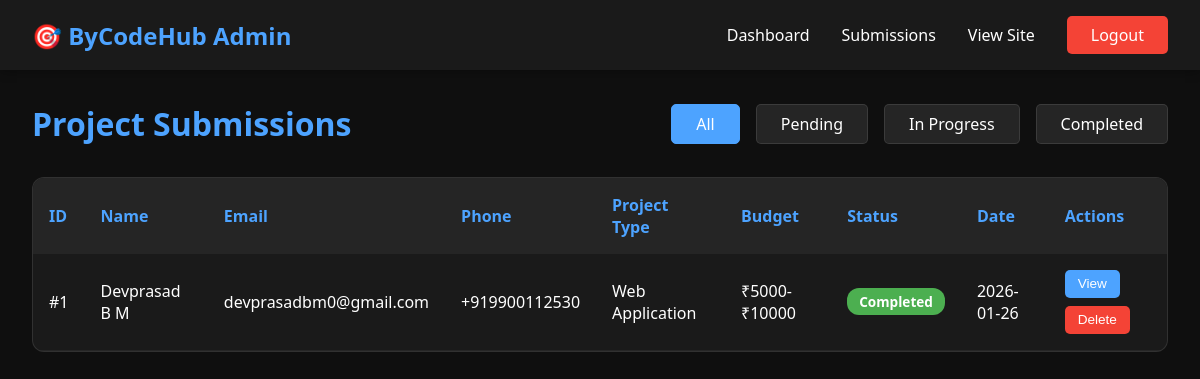
The page /admin/submissions (signed in) on the database as committed earlier.
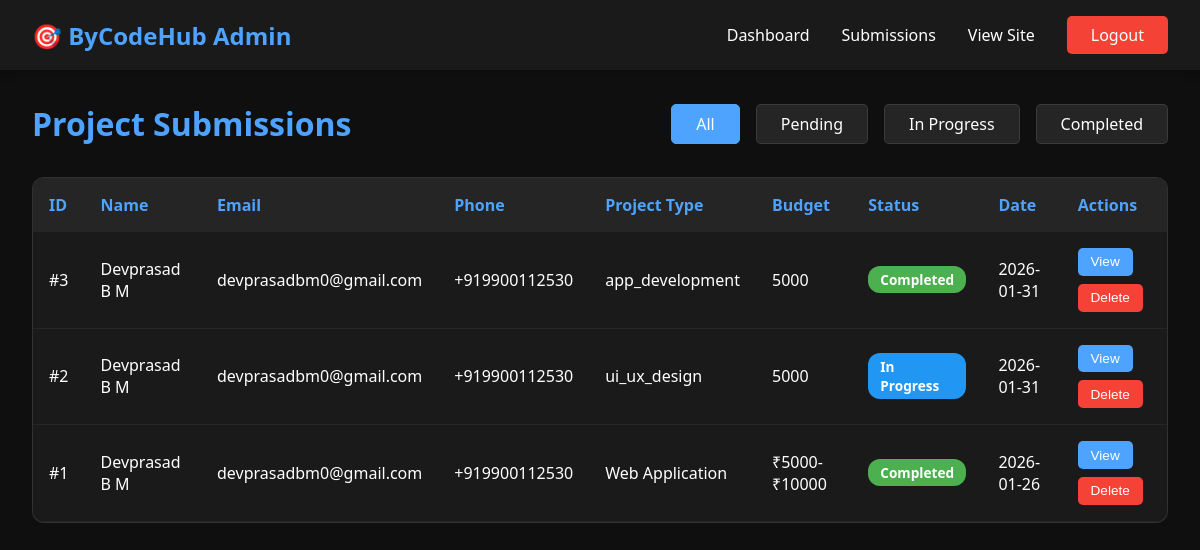
The same page on the database as committed later.
### models.py (models this page shows, shortened)
class Submission(db.Model):
    id = db.Column(db.Integer, primary_key=True)
    name = db.Column(db.String(100), nullable=False)
    email = db.Column(db.String(120), nullable=False)
    phone = db.Column(db.String(20), nullable=False)
    project_type = db.Column(db.String(50), nullable=False)
    message = db.Column(db.Text, nullable=False)
    status = db.Column(db.String(20), default='pending')  # pending, in_progress, completed
    created_at = db.Column(db.DateTime, default=datetime.utcnow)
    budget = db.Column(db.String(50))
    deadline = db.Column(db.String(100))

### routes.py (the view)
@admin.route('/submissions')
@login_required
def admin_submissions():
    status_filter = request.args.get('status', 'all')
    if status_filter == 'all':
        submissions = Submission.query.order_by(Submission.created_at.desc()).all()
    else:
        submissions = Submission.query.filter_by(status=status_filter).order_by(Submission.created_at.desc()).all()
    return render_template('admin_submissions.html', submissions=submissions, current_status=status_filter)

### routes.py (called while the page is built)
def login_required(f):
    @wraps(f)
    def decorated_function(*args, **kwargs):
        if 'admin_logged_in' not in session:
            flash('Please log in to access this page.', 'error')
            return redirect(url_for('admin.admin_login'))
        return f(*args, **kwargs)
    return decorated_function

### templates/admin_submissions.html (shortened to what this page needs)
<!DOCTYPE html>
<html lang="en">
<head>
</head>
<body>
    <header class="admin-header">
        <div class="admin-logo">🎯 ByCodeHub Admin</div>
        <nav class="admin-nav">
            <a href="{{ url_for('admin.admin_dashboard') }}">Dashboard</a>
            <a href="{{ url_for('admin.admin_submissions') }}">Submissions</a>
            <a href="{{ url_for('main.home') }}" target="_blank">View Site</a>
            <a href="{{ url_for('admin.admin_logout') }}" class="logout-btn">Logout</a>
        </nav>
    </header>
    <div class="container">
        <div class="page-header">
            <h1 class="page-title">Project Submissions</h1>
            <div class="filter-buttons">
                <a href="{{ url_for('admin.admin_submissions', status='all') }}"
                    class="filter-btn {{ 'active' if current_status == 'all' else '' }}">All</a>
                <a href="{{ url_for('admin.admin_submissions', status='pending') }}"
                    class="filter-btn {{ 'active' if current_status == 'pending' else '' }}">Pending</a>
                <a href="{{ url_for('admin.admin_submissions', status='in_progress') }}"
                    class="filter-btn {{ 'active' if current_status == 'in_progress' else '' }}">In Progress</a>
                <a href="{{ url_for('admin.admin_submissions', status='completed') }}"
                    class="filter-btn {{ 'active' if current_status == 'completed' else '' }}">Completed</a>
            </div>
        </div>
        <div class="table-container">
            {% if submissions %}
            <table>
                <thead>
                    <tr>
                        <th>ID</th>
                        <th>Name</th>
                        <th>Email</th>
                        <th>Phone</th>
                        <th>Project Type</th>
                        <th>Budget</th>
                        <th>Status</th>
                        <th>Date</th>
                        <th>Actions</th>
                    </tr>
                </thead>
                <tbody>
                    {% for sub in submissions %}
                    <tr>
                        <td>#{{ sub.id }}</td>
                        <td>{{ sub.name }}</td>
                        <td>{{ sub.email }}</td>
                        <td>{{ sub.phone }}</td>
                        <td>{{ sub.project_type }}</td>
                        <td>{{ sub.budget or 'N/A' }}</td>
                        <td>
                            <span class="status-badge status-{{ sub.status }}">
                                {{ sub.status.replace('_', ' ').title() }}
                            </span>
                        </td>
                        <td>{{ sub.created_at.strftime('%Y-%m-%d') }}</td>
                        <td>
                            <div class="action-btns">
                                <button class="action-btn btn-view"
                                    onclick="viewSubmission({{ sub.id }}, '{{ sub.name }}', '{{ sub.email }}', '{{ sub.phone }}', '{{ sub.project_type }}', '{{ sub.budget or '' }}', '{{ sub.deadline or '' }}', '{{ sub.message }}', '{{ sub.status }}', '{{ sub.created_at.strftime('%Y-%m-%d %H:%M') }}')">View</button>
                                <form action="{{ url_for('admin.delete_submission', id=sub.id) }}" method="POST"
                                    style="display:inline;"
                                    onsubmit="return confirm('Are you sure you want to delete this submission?')">
                                    <button type="submit" class="action-btn btn-delete">Delete</button>
                                </form>
                            </div>
                        </td>
                    </tr>
                    {% endfor %}
                </tbody>
            </table>
            {% else %}
            <div class="no-data">
                <h3>No submissions found</h3>
                <p>{{ 'No ' + current_status + ' submissions' if current_status != 'all' else 'No submissions yet' }}
                </p>
            </div>
            {% endif %}
        </div>
    </div>
</body>
</html>

Rows that differ between the two databases and show on the page:
added Submission: id "3", name "Devprasad B M", email "devprasadbm0@gmail.com", phone "+919900112530", project_type "app_development", budget "5000", status.replace "Completed", created_at "2026-01-31"
added Submission: id "2", name "Devprasad B M", email "devprasadbm0@gmail.com", phone "+919900112530", project_type "ui_ux_design", budget "5000", status.replace "In Progress", created_at "2026-01-31"
